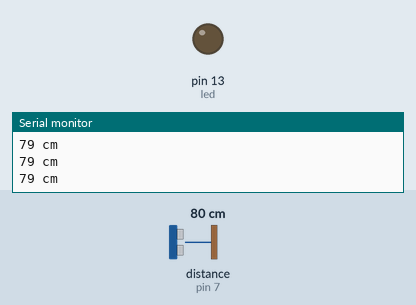
A sketch run on a simulated Arduino Uno, built with avr-gcc and run on an emulated ATmega328P. Shown: output pins drawn as LEDs (lit = HIGH), the last lines printed to the serial monitor. Wiring (inferred from the names in the program): ultrasonic range finder: trigger pin 6; echo pin 7. The inputs (shaded band) are chosen by the test bench; at power-on: distance to the obstacle (sensor on pin 7) 80 cm. The echo pulse lasts 58.3 µs per cm; pins used as bus, display or sensor lines are not drawn.

Above: at 1.2 s.
1.3 s: distance to the obstacle (sensor on pin 7) set to 35 cm
2.8 s: distance to the obstacle (sensor on pin 7) set to 30 cm
At 3.4 s:
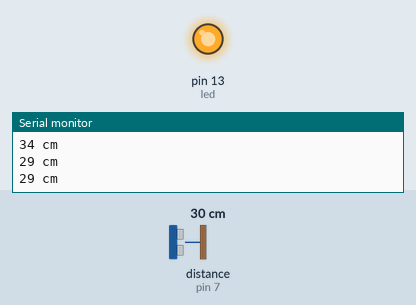
4.5 s: distance to the obstacle (sensor on pin 7) set to 60 cm
At 5.0 s:
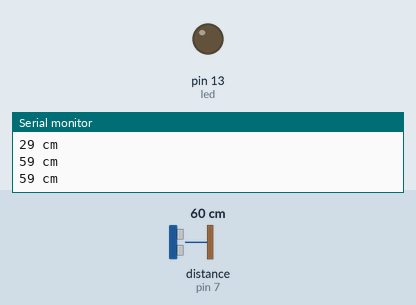
6.0 s: distance to the obstacle (sensor on pin 7) set to 2 cm
At 6.8 s:
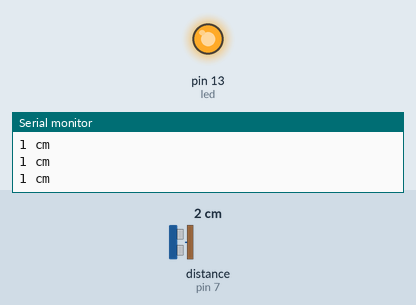
Timing chart, 0 to 8.5 s (numbered marks = the images above; inputs shaded):
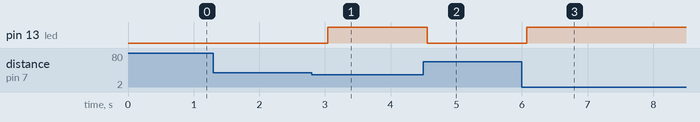

The sketch:

sensor_test_arduino.ino
```cpp
const int trig = 6; //ประกาศขา trig
const int echo = 7; //ประกาศขา echo
const int led = 13; //ประกาศขา led
long duration, distance; //ประกาศตัวแปรเก็บค่าระยะ

void setup() {
  Serial.begin(9600);
  pinMode(echo, INPUT); //สั่งให้ขา echo ใช้งานเป็น input
  pinMode(trig, OUTPUT); //สั่งให้ขา trig ใช้งานเป็น output
  pinMode(led, OUTPUT);
}
void loop() {
 digitalWrite(trig, LOW);
 delayMicroseconds(5);
 digitalWrite(trig, HIGH);
 delayMicroseconds(5);
 digitalWrite(trig, LOW); //ใช้งานขา trig

 duration = pulseIn(echo, HIGH); //อ่านค่าของ echo
 distance = (duration/2) / 29.1; //คำนวณเป็น centimeters
 Serial.print(distance);
 Serial.print(" cm\n");
 if(distance <= 30){ //ระยะการใช้งาน
  digitalWrite(led, HIGH);
 } //เงื่อนไข ถ้าระยะน้อยกว่า 5cm ให้ led ติด
 else{
  digitalWrite(led, LOW);
 }
 delay(300);
}
```

Measured:
- the behaviour switches between 32 and 31 cm on distance to the obstacle (sensor on pin 7) (found by bisection; images 0 and 1)
- after the input at 2.8 s, pin 13 (led): LOW → HIGH after 0.24 s
- after the input at 4.5 s, pin 13 (led): HIGH → LOW after 0.06 s
- after the input at 6.0 s, pin 13 (led): LOW → HIGH after 0.07 s
